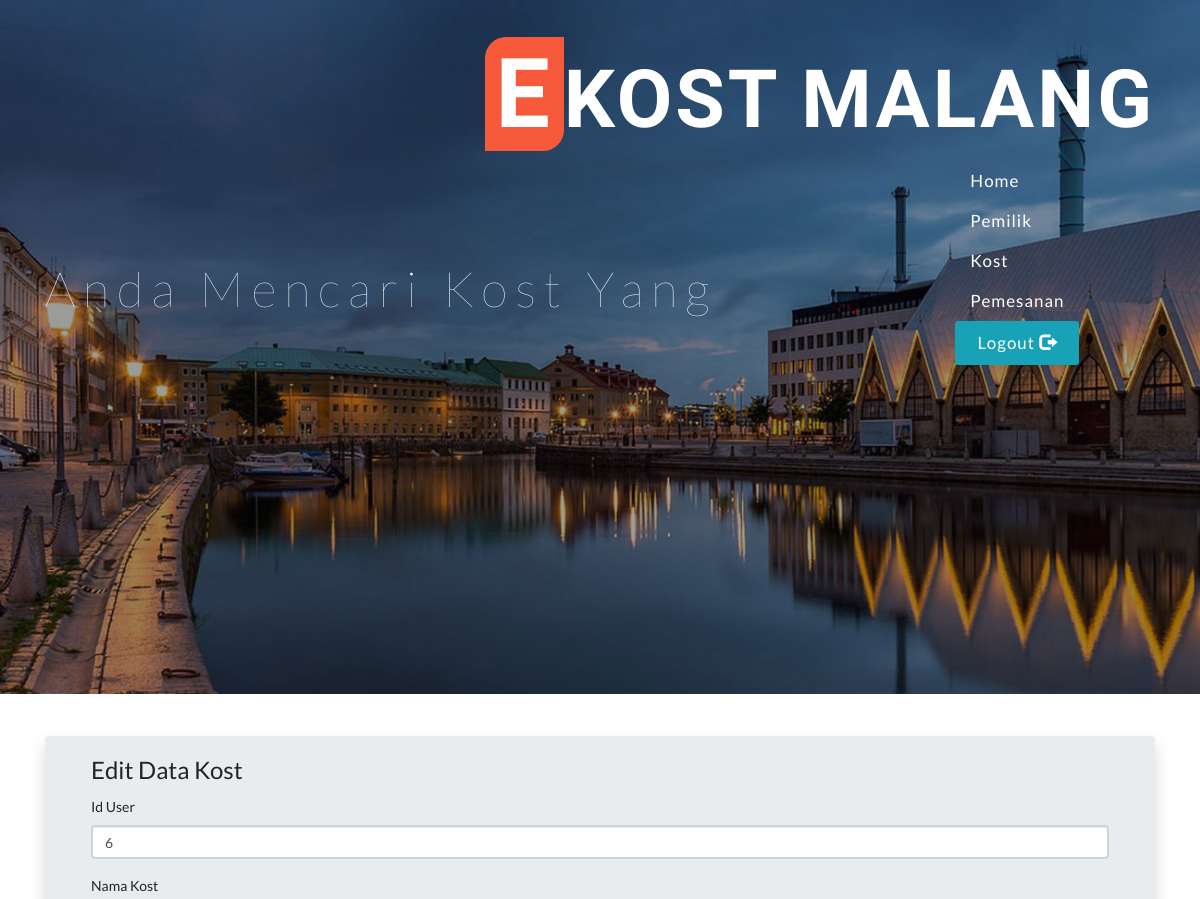
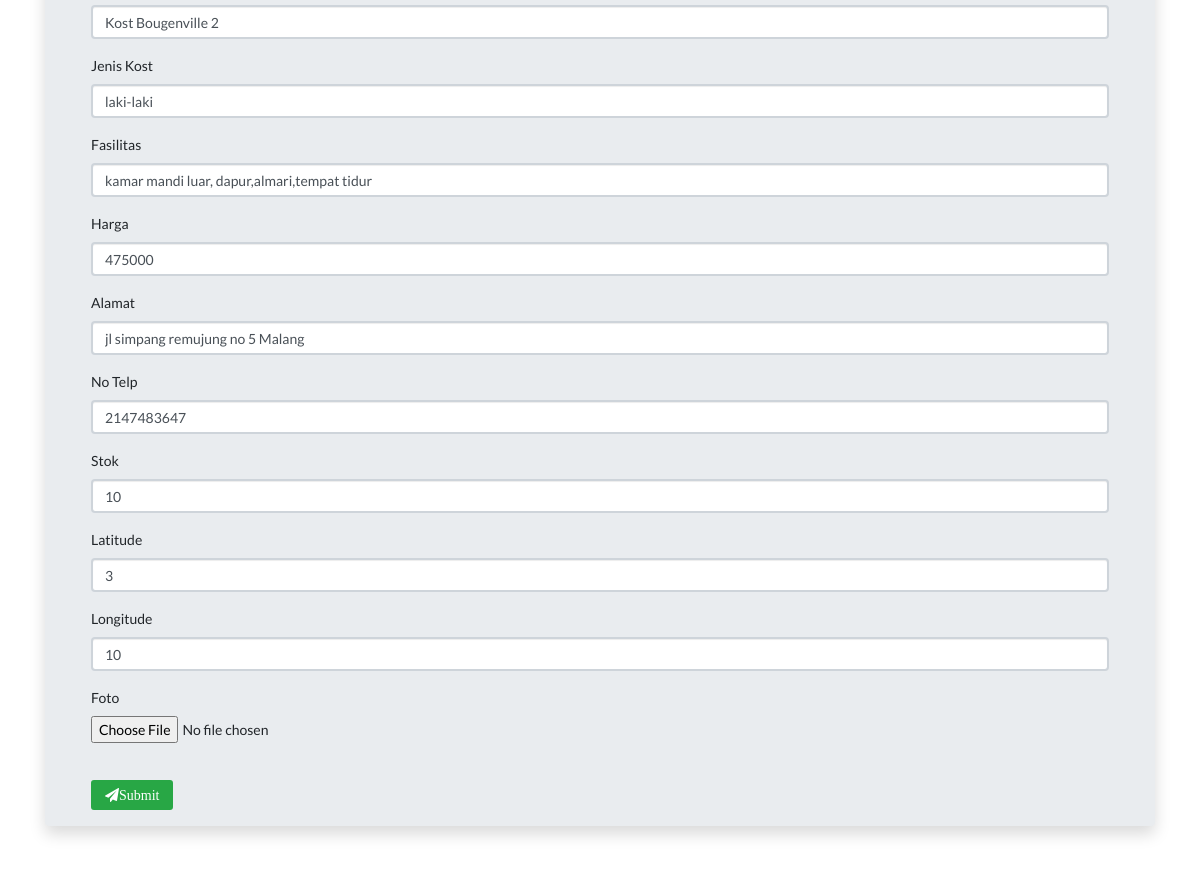
Page /Kost_p/updateData/1 on the committed database (2 pictures, top to bottom).
### tables this page shows
CREATE TABLE `kost` (
  `id_kost` int(5) NOT NULL,
  `id_user` int(5) NOT NULL,
  `nama_kost` varchar(40) NOT NULL,
  `jenis_kost` varchar(9) NOT NULL,
  `fasilitas` text NOT NULL,
  `harga` decimal(8,0) NOT NULL,
  `alamat_kost` varchar(50) NOT NULL,
  `stok` int(3) NOT NULL,
  `foto` varchar(200) NOT NULL,
  `longitude` varchar(20) NOT NULL,
  `latitude` varchar(20) NOT NULL,
  `no_tlp` int(13) NOT NULL
);

### application/controllers/Kost_p.php (called while the page is built, shortened)
<?php
    class Kost_p extends CI_Controller {
		public function updateData($id)
		{
			$this->load->helper('url','form');
			$this->load->library('form_validation');
			$this->form_validation->set_rules('id_user', 'Id User', 'trim|required');
			$this->form_validation->set_rules('nama_kost', 'Nama ', 'trim|required');
			$this->form_validation->set_rules('jenis_kost', 'Jenis Kost', 'trim|required');
			$this->form_validation->set_rules('fasilitas', 'Fasilitas', 'trim|required');
			$this->form_validation->set_rules('harga', 'Harga', 'trim|required');
			$this->form_validation->set_rules('alamat_kost', 'Alamat', 'trim|required');
			$this->form_validation->set_rules('no_tlp', 'No Telp', 'trim|required');
			$this->form_validation->set_rules('stok', 'Stok', 'trim|required');
			$this->form_validation->set_rules('latitude', 'Latitude', 'trim|required');
			$this->form_validation->set_rules('longitude', 'Longitude', 'trim|required');
			$this->load->model('Kost_p_model');
			$data['kost']= $this->Kost_p_model->getAllKost($id);
			if ($this->form_validation->run()==FALSE)
			{
				$this->load->view('pemilik/edit_Kostp_view', $data);
			}
		}
 	}
 ?>

### index.php (called while the page is built, shortened)
<?php
require_once BASEPATH.'core/CodeIgniter.php';

### application/models/Kost_p_model.php (called while the page is built, shortened)
<?php
	class Kost_p_model extends CI_Model
	{
		public function getAllKost($id)
		{
			$this->db->where('id_kost',$id);
			$query = $this->db->get("kost");
			return $query->result();
		}
	}
?>

### application/views/pemilik/edit_Kostp_view.php (the view, shortened to what this page needs)
<br>
<br>
<div class="container">
   <div class="jumbotron shadow p-3 mb-5 bg-blue rounded">
      <div class="container">
  <div class="col-xs-12 col-sm-12 col-md-12 col-lg-12">
    <?php echo form_open_multipart('Kost_p/updateData/'.$this->uri->segment(3)); ?>
    <legend>Edit Data Kost</legend>
    <div class="form-group">
      <label for="">Id User</label>
      <input type="text" class="form-control" name="id_user" id="id_user" value="<?php echo $kost[0]->id_user?>">
    </div>
    <div class="form-group">
      <label for="">Nama Kost</label>
      <input type="text" class="form-control" name="nama_kost" id="nama_kost" value="<?php echo $kost[0]->nama_kost ?>">
    </div>
    <div class="form-group">
      <label for="">Jenis Kost</label>
      <input type="text" class="form-control" name="jenis_kost" id="jenis_kost" value="<?php echo $kost[0]->jenis_kost ?>">
    </div>
     <div class="form-group">
      <label for="">Fasilitas</label>
      <input type="text" class="form-control" name="fasilitas" id="fasilitas" value="<?php echo $kost[0]->fasilitas ?>">
    </div>
    <div class="form-group">
      <label for="">Harga</label>
      <input type="text" class="form-control" name="harga" id="harga" value="<?php echo $kost[0]->harga ?>">
    </div>
    <div class="form-group">
      <label for="">Alamat</label>
      <input type="text" class="form-control" name="alamat_kost" id="alamat_kost" value="<?php echo $kost[0]->alamat_kost ?>">
    </div>
     <div class="form-group">
      <label for="">No Telp</label>
      <input type="text" class="form-control" name="no_tlp" id="no_tlp" value="<?php echo $kost[0]->no_tlp ?>">
    </div>
     <div class="form-group">
      <label for="">Stok</label>
      <input type="text" class="form-control" name="stok" id="stok" value="<?php echo $kost[0]->stok ?>">
    </div>
    <div class="form-group">
      <label for="">Latitude</label>
      <input type="text" class="form-control" name="latitude" id="latitude" value="<?php echo $kost[0]->latitude ?>">
    </div>
     <div class="form-group">
      <label for="">Longitude</label>
      <input type="text" class="form-control" name="longitude" id="longitude" value="<?php echo $kost[0]->longitude ?>">
    </div>
    <div class="form-group">
      <label for="">Foto</label>
      <br>
      <input type="file" name="foto" id="foto" size="20" value="<?php echo $kost[0]->foto ?>">
    </div>
      <br>
    <button type="submit" class="fa fa-paper-plane btn btn-success" aria-hidden="true" >Submit</button>
    <?php echo form_close(); ?>
  </div>
  </div>
     </div>
   </div>

### assets/css/style2.css (style rules this page uses)
body { padding:0; margin:0; background:#fff; position:relative; font-family: 'Titillium Web', sans-serif; }
label { margin:0; }

### rows in the picture
kost: id_user "6", nama_kost "Kost Bougenville 2", jenis_kost "laki-laki", fasilitas "kamar mandi luar, dapur,almari,tempat tidur", harga "475000", alamat_kost "jl simpang remujung no 5 Malang", no_tlp "2147483647", stok "10", latitude "3", longitude "10"
